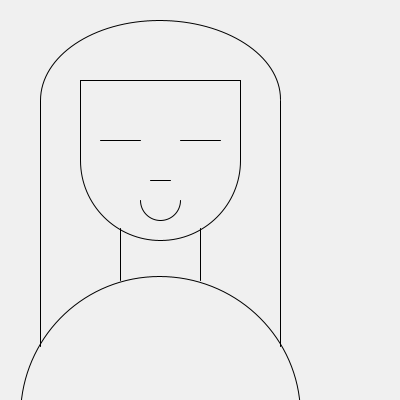
Frame 1 (no input)
Frame 60 (the mouse pressed at the canvas centre just before this capture): identical to frame 1, image omitted
Frame 120 (the mouse held since frame 60 and released just before this capture): identical to frame 1, image omitted

The Processing sketch that drew this single still picture (run headless with seeded random() and noise(); from frame 60 on, the mouse is pressed at the canvas centre):

// Processing sketch: retrat
// ── retrat.pde
float m=40;

void setup(){
  size(400,400);
  noFill();
}
void draw(){
  background(240);
  rectMode(CENTER);
  mariamartinez();
}

// ── MariaMartinez.pde
void mariamartinez() {
  line(m*2, m*2, m*6, m*2);
  line(m*6, m*2, m*6, m*4);
  line(m*2, m*2, m*2, m*4);
  arc(m*4, m*4, m*4, m*4, radians(0), radians(180));
  line(m*3, m*5.7, m*3, m*7);
  line(m*5, m*5.7, m*5, m*7);
  line(m, m*2.5, m, m*8.65);
  arc(m*4, m*2.5, m*6, m*4, radians(180), radians(360));
  line(m*7, m*2.5, m*7, m*8.65);
  line(m*2.5, m*3.5, m*3.5, m*3.5);
  line(m*4.5, m*3.5, m*5.5, m*3.5);
  arc(m*4, m*10.40, m*7, m*7, radians(180), radians(360));
  arc(m*4, m*5, m, m, radians(0), radians(180));
  line(m*3.75, m*4.5, m*4.25, m*4.5);
}
